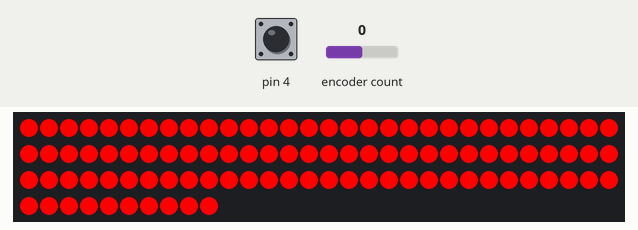
This sketch was run on a simulated Arduino Uno, built with avr-gcc and run on an emulated ATmega328P. On the bench: 100 RGB LEDs in strip order, left to right, continuing on the next row. The inputs (shaded band) are chosen by the test bench; at power-on: encoder count 0, pin 4 HIGH. Dim RGB values are drawn brighter than linear.

Above: at 1.2 s.
1.3 s: encoder count set to -1
At 2.5 s:
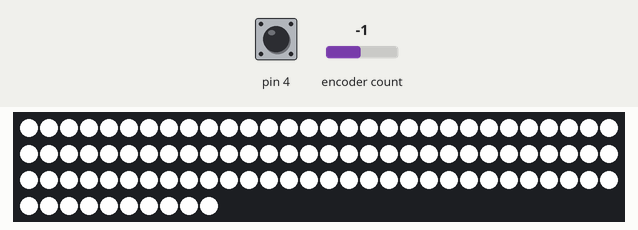
2.8 s: pin 4 pulled LOW for 1 s
At 3.9 s:
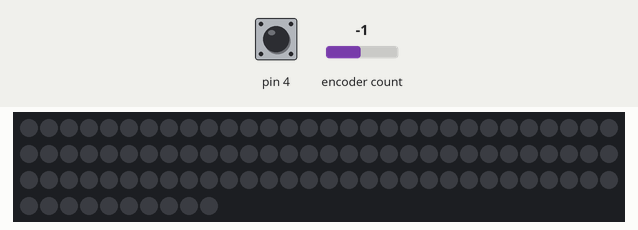
5.3 s: pin 4 pulled LOW for 0.15 s
At 6.2 s:
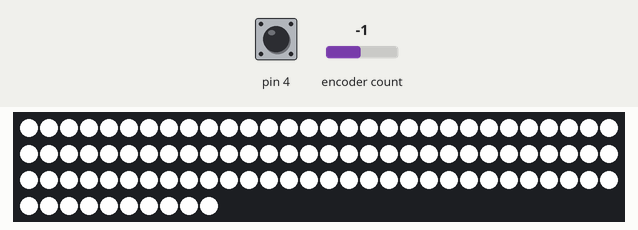
6.9 s: encoder count set to 3
At 7.2 s:
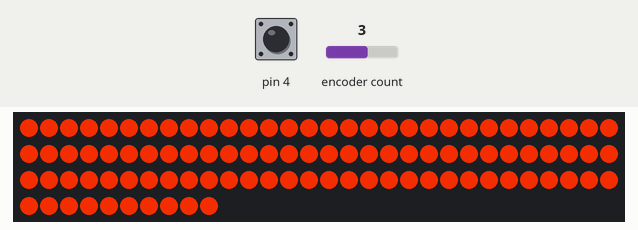
8.4 s: encoder count set to 7
At 9.5 s:
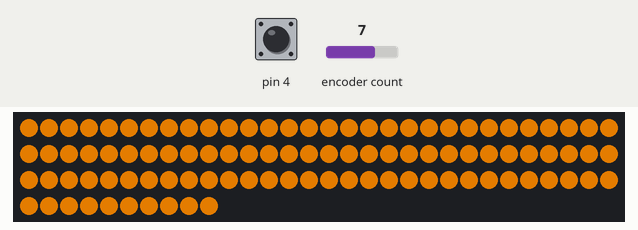
9.9 s: encoder count set to 11
At 10.7 s:
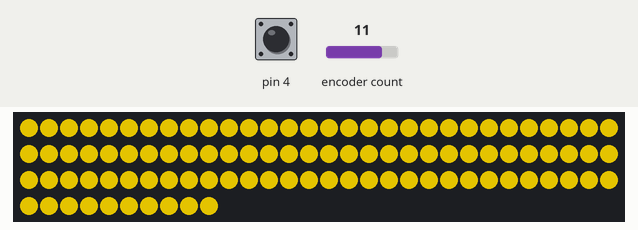
Timing chart, 0 to 12.4 s (numbered marks = the images above; inputs shaded):
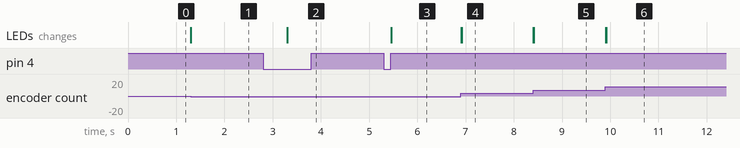

The sketch:

ardLamp.ino
```cpp
// -------------------- НАСТРОЙКИ ----------------------------------------------------------------------------------------

#define LED_NUM 100 // кол-во светодиодов

// настройка цветового режима
int colorLevel = 0; // начальный цвет (0-255)
int colorStep = 5; // шаг изменения цвета (желательно, чтобы было кратно 5)

int lightLevel = 255; // начальная яркость (0-255)
int lightStep = 5; // шаг изменения яркости (желательно, чтобы было кратно 5)

// настройки пламени
#define HUE_GAP 21      // заброс по hue
#define FIRE_STEP 15    // шаг огня
#define HUE_START 0   // начальный цвет огня (0 красный, 80 зелёный, 140 молния, 190 розовый)
#define MIN_BRIGHT 70   // мин. яркость огня
#define MAX_BRIGHT 255  // макс. яркость огня
#define MIN_SAT 245     // мин. насыщенность
#define MAX_SAT 255     // макс. насыщенность
#define COLOR_DEBTH 2   // цветовая глубина: 1, 2, 3 (в байтах)

// -----------------------------------------------------------------------------------------------------------------------

#define LED_PIN 6

#include <FastLED.h>
#include <EncButton.h>

CRGB leds[LED_NUM];
EncButton eb(2, 3, 4);


int whiteLevel = 0;

bool isOn = true;
bool colorMode = true;
bool colorLed = true;

int counter = 0;

void setup() {
    // Serial.begin(9600);
    FastLED.addLeds<WS2812, LED_PIN, GRB>(leds, LED_NUM);
    FastLED.setBrightness(lightLevel);
    for (int i = 0; i < LED_NUM; i++) {
        leds[i].setHSV(0, 255, 255);
    }
    FastLED.show();
}

void loop() {
    eb.tick();

    if(isOn){
        if(colorLed){
            if (eb.turn()){
                if (eb.right()){
                    if(colorMode){
                        colorLevel = (colorLevel + colorStep > 255 + colorStep) ? 0 - colorStep : colorLevel + colorStep;
                    }
                    else{
                        lightLevel = (lightLevel >= 255) ? 0 + lightStep: lightLevel + lightStep;
                    }
                    // Serial.print("right: ");
                }
                else{
                    if(colorMode){
                        colorLevel = (colorLevel - colorStep < 0 - colorStep) ? 255 + colorStep: colorLevel - colorStep;
                    }
                    else{
                        lightLevel = (lightLevel - lightStep <= 0) ? 255 : lightLevel - lightStep;
                    }
                    // Serial.print("left ");
                }
                whiteLevel = (colorLevel + colorStep > 255 + colorStep || colorLevel - colorStep < 0 - colorStep) ? 0 : 255;
                // Serial.print(colorLevel);
                // Serial.print(" ");
                // Serial.print(whiteLevel);
                // Serial.print(" ");
                // Serial.println(lightLevel);
                for (int i = 0; i < LED_NUM; i++) {
                    leds[i].setHSV(colorLevel, whiteLevel, 255);
                }
                FastLED.setBrightness(lightLevel);
                FastLED.show();
            }

            if(eb.getClicks() == 2){
                colorLed = false;
            }
            else if(eb.click()){
                if(colorMode){
                    colorMode = false;
                }
                else{
                    colorMode = true;
                }
            }
        }
        else{
            static uint32_t prevTime;
            int val = 0;
            int h = 0;
            int s = 0;
            int v = 0;
            if (millis() - prevTime > 20) {
                prevTime = millis();
                int thisPos = 0, lastPos = 0;
                for (int i = 0; i < LED_NUM; i++) {
                    val = (inoise8(i * FIRE_STEP, counter));
                    h = colorLevel + map(val, 0, 255, 0, HUE_GAP);
                    s = constrain(map(val, 0, 255, MAX_SAT, MIN_SAT), 0, 255);
                    v = constrain(map(val, 0, 255, MIN_BRIGHT, MAX_BRIGHT), 0, 255);

                    leds[i].setHSV(h, s, v);
                }
                counter += 20;
                FastLED.show();
            }
            if(eb.click()){
                colorLed = true;
                for (int i = 0; i < LED_NUM; i++) {
                    leds[i].setHSV(colorLevel, whiteLevel, 255);
                }
                FastLED.show();
                colorMode = colorMode ? false : true;
            }
        }
        if(eb.holding()){
            isOn = false;
            FastLED.setBrightness(0);
            FastLED.show();
        }
    }
    else{
        if(eb.click()){
            isOn = true;
            FastLED.setBrightness(lightLevel);
            FastLED.show();
        }
    }
}
```

Measured:
- after the input at 1.3 s, the LEDs: change at once (image 1)
- after the input at 2.8 s, the LEDs: change after 0.50 s (image 2)
- after the input at 5.3 s, the LEDs: change after 0.15 s (image 3)
- after the input at 6.9 s, the LEDs: first change at once (image 4 shows a later state)
- after the input at 8.4 s, the LEDs: first change at once (image 5 shows a later state)
- after the input at 9.9 s, the LEDs: first change at once (image 6 shows a later state)
